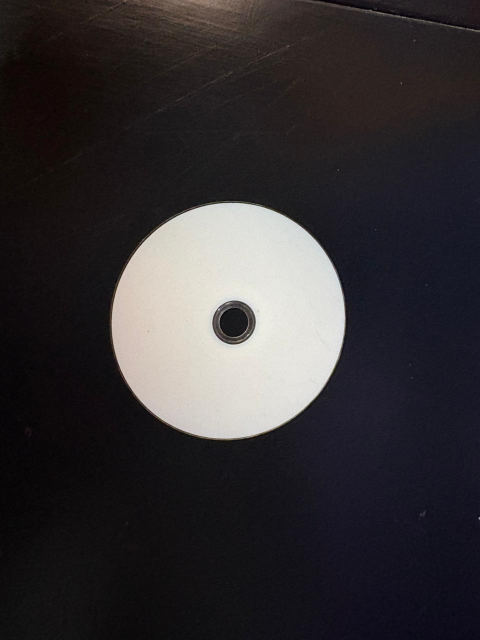
#> input picture TP2/TP2vCosasReales/refs/CD.jpeg, 960 x 1280 px (shown at 1/2 size)
$ python detector_objetos_reales.py
#> lines starting #> are read from the running program, lines starting #| are printed output that depends on the picture; after the words box and inside, x2 and y2 are one past the last pixel; in counts of white or black regions, pixels touching at a corner belong together
"""Detector didáctico de objetos reales por contorno.

Usa la webcam y las imágenes de ``refs/`` como referencias.  No requiere
modelo entrenado: reconoce únicamente las clases cuya silueta se parezca a
una de las referencias (teléfono, mate y mouse en esta primera versión).

Controles:
  Umbral binario  : separa objeto y fondo en la webcam.
  Morfologia      : tamaño del elemento estructural (0 la desactiva).
  Area min x100   : descarta regiones pequeñas antes de clasificar.
  Distancia x100  : tolerancia máxima de ``matchShapes``.
  Umbral refs     : vuelve a extraer las siluetas de las fotos de referencia.

Teclas: q o ESC para salir.
"""

from pathlib import Path
import sys

import cv2
import numpy as np


BASE_DIR = Path(__file__).resolve().parent
REFS_DIR = BASE_DIR / "refs"

COLORES = [
    (50, 200, 50),
    (255, 150, 30),
    (30, 130, 255),
    (200, 30, 200),
]
COLOR_DESCONOCIDO = (0, 0, 220)


def extraer_contorno_referencia(ruta: Path, umbral: int):
    # Obtiene contorno exterior y proporcion del mayor agujero interno.
    imagen = cv2.imread(str(ruta))
    if imagen is None:
        return None

    gris = cv2.cvtColor(imagen, cv2.COLOR_BGR2GRAY)
    # Fondo negro y objeto claro: el objeto debe quedar blanco.
    _, binaria = cv2.threshold(gris, umbral, 255, cv2.THRESH_BINARY)
    contornos, jerarquia = cv2.findContours(
        binaria, cv2.RETR_CCOMP, cv2.CHAIN_APPROX_SIMPLE
    )
    if not contornos or jerarquia is None:
        return None

    externos = [i for i, h in enumerate(jerarquia[0]) if h[3] == -1]
    indice = max(externos, key=lambda i: cv2.contourArea(contornos[i]))
    area = max(cv2.contourArea(contornos[indice]), 1.0)
    hijos = [i for i, h in enumerate(jerarquia[0]) if h[3] == indice]
    proporcion_agujero = max(
        (cv2.contourArea(contornos[i]) for i in hijos), default=0.0
    ) / area
    return contornos[indice], proporcion_agujero


def cargar_referencias(umbral: int) -> dict:
    referencias = {}
    extensiones = {".png", ".jpg", ".jpeg", ".bmp"}
    for ruta in sorted(REFS_DIR.iterdir() if REFS_DIR.exists() else []):
        if ruta.suffix.lower() not in extensiones:
            continue
        datos = extraer_contorno_referencia(ruta, umbral)
        if datos is not None:
            contorno, proporcion_agujero = datos
            referencias[ruta.stem] = {
                "contorno": contorno,
                "proporcion_agujero": proporcion_agujero,
            }
    return referencias


def procesar_frame(frame, referencias, umbral, morfologia, area_min, dist_max):
    # Ejecuta las etapas y usa el agujero central como señal extra del CD.
    gris = cv2.cvtColor(frame, cv2.COLOR_BGR2GRAY)
    # Fondo negro y objetos claros: las regiones de interes quedan blancas.
    _, binaria = cv2.threshold(gris, umbral, 255, cv2.THRESH_BINARY)

    morfologica = binaria.copy()
    if morfologia > 0:
        lado = 2 * morfologia + 1
        kernel = cv2.getStructuringElement(cv2.MORPH_ELLIPSE, (lado, lado))
        morfologica = cv2.morphologyEx(morfologica, cv2.MORPH_CLOSE, kernel)
        morfologica = cv2.morphologyEx(morfologica, cv2.MORPH_OPEN, kernel)

    contornos, jerarquia = cv2.findContours(
        morfologica, cv2.RETR_CCOMP, cv2.CHAIN_APPROX_SIMPLE
    )
    if jerarquia is None:
        contornos, jerarquia = [], np.empty((1, 0, 4), dtype=np.int32)
    externos = [
        i for i, h in enumerate(jerarquia[0])
        if h[3] == -1 and cv2.contourArea(contornos[i]) >= area_min
    ]

    mascara_segmentada = np.zeros_like(morfologica)
    vista_contornos = cv2.cvtColor(morfologica, cv2.COLOR_GRAY2BGR)
    for indice in externos:
        cv2.drawContours(mascara_segmentada, contornos, indice, 255, cv2.FILLED)
        cv2.drawContours(vista_contornos, contornos, indice, (0, 255, 255), 2)
        hijos = [i for i, h in enumerate(jerarquia[0]) if h[3] == indice]
        for hijo in hijos:
            cv2.drawContours(mascara_segmentada, contornos, hijo, 0, cv2.FILLED)
            cv2.drawContours(vista_contornos, contornos, hijo, (255, 0, 255), 2)

    resultado = frame.copy()
    nombres = list(referencias)
    for indice in externos:
        contorno = contornos[indice]
        area = max(cv2.contourArea(contorno), 1.0)
        hijos = [i for i, h in enumerate(jerarquia[0]) if h[3] == indice]
        proporcion_agujero = max(
            (cv2.contourArea(contornos[i]) for i in hijos), default=0.0
        ) / area

        nombre, distancia = None, float("inf")
        for candidato, datos in referencias.items():
            # El CD debe tener un agujero central de proporcion comparable.
            diferencia_agujero = abs(
                proporcion_agujero - datos["proporcion_agujero"]
            )
            if candidato.lower() == "cd" and diferencia_agujero > 0.015:
                continue
            valor = cv2.matchShapes(
                contorno, datos["contorno"], cv2.CONTOURS_MATCH_I2, 0
            )
            if valor < distancia:
                nombre, distancia = candidato, valor

        x, y, ancho, alto = cv2.boundingRect(contorno)
        if nombre is not None and distancia <= dist_max:
            color = COLORES[nombres.index(nombre) % len(COLORES)]
            detalle = f"  h={proporcion_agujero:.2f}" if nombre.lower() == "cd" else ""
            etiqueta = f"{nombre}{detalle}  d={distancia:.3f}"
        else:
            color = COLOR_DESCONOCIDO
            etiqueta = f"desconocido  h={proporcion_agujero:.2f}"

        cv2.rectangle(resultado, (x, y), (x + ancho, y + alto), color, 2)
        for hijo in hijos:
            cv2.drawContours(resultado, contornos, hijo, (255, 0, 255), 2)
        cv2.putText(
            resultado, etiqueta, (x, max(22, y - 8)),
            cv2.FONT_HERSHEY_SIMPLEX, 0.65, color, 2, cv2.LINE_AA,
        )

    return {
        "Original": frame,
        "1. Monocromatica": gris,
        "2. Binaria": binaria,
        "3. Morfologia": morfologica,
        "4. Segmentacion": mascara_segmentada,
        "5. Contornos": vista_contornos,
        "6. Clasificacion": resultado,
    }


def panel(titulo: str, imagen: np.ndarray, ancho=360, alto=250):
    """Prepara una imagen con título y tamaño uniforme para el tablero."""
    if imagen.ndim == 2:
        imagen = cv2.cvtColor(imagen, cv2.COLOR_GRAY2BGR)

    factor = min(ancho / imagen.shape[1], (alto - 30) / imagen.shape[0])
    nuevo = cv2.resize(imagen, None, fx=factor, fy=factor)
    lienzo = np.full((alto, ancho, 3), 238, dtype=np.uint8)
    y = 30 + (alto - 30 - nuevo.shape[0]) // 2
    x = (ancho - nuevo.shape[1]) // 2
    lienzo[y:y + nuevo.shape[0], x:x + nuevo.shape[1]] = nuevo
    cv2.putText(lienzo, titulo, (10, 22), cv2.FONT_HERSHEY_SIMPLEX,
                0.58, (25, 25, 25), 2, cv2.LINE_AA)
    return lienzo


def crear_tablero(etapas: dict[str, np.ndarray]):
    vistas = [panel(titulo, imagen) for titulo, imagen in etapas.items()]
    # Original + seis etapas: completa la ultima celda para formar una grilla.
    if len(vistas) % 2:
        vistas.append(np.full((250, 360, 3), 238, dtype=np.uint8))
    filas = [np.hstack(vistas[i:i + 2]) for i in range(0, len(vistas), 2)]
    return np.vstack(filas)


def main():
    ventana_config = "Controles"
    ventana_proceso = "Proceso de reconocimiento"

    cap = cv2.VideoCapture(0)
    if not cap.isOpened():
        print("ERROR: no se pudo abrir la webcam.")
        sys.exit(1)

    cv2.namedWindow(ventana_config, cv2.WINDOW_NORMAL)
    cv2.resizeWindow(ventana_config, 470, 220)
    cv2.createTrackbar("Umbral binario", ventana_config, 127, 255, lambda _: None)
    cv2.createTrackbar("Morfologia", ventana_config, 2, 20, lambda _: None)
    cv2.createTrackbar("Area min x100", ventana_config, 5, 100, lambda _: None)
    cv2.createTrackbar("Distancia x100", ventana_config, 15, 200, lambda _: None)
    cv2.createTrackbar("Umbral refs", ventana_config, 127, 255, lambda _: None)

    cv2.namedWindow(ventana_proceso, cv2.WINDOW_NORMAL)
    cv2.resizeWindow(ventana_proceso, 900, 900)

    umbral_refs_anterior = None
    referencias = {}
    print("Presiona q o ESC para salir.")

    while True:
        umbral = cv2.getTrackbarPos("Umbral binario", ventana_config)
        morfologia = cv2.getTrackbarPos("Morfologia", ventana_config)
        area_min = max(1, cv2.getTrackbarPos("Area min x100", ventana_config) * 100)
        dist_max = cv2.getTrackbarPos("Distancia x100", ventana_config) / 100.0
        umbral_refs = cv2.getTrackbarPos("Umbral refs", ventana_config)

        # Recalcular sólo cuando cambia el control que afecta las referencias.
        if umbral_refs != umbral_refs_anterior:
            referencias = cargar_referencias(umbral_refs)
#> in extraer_contorno_referencia, imagen is the input picture: shape (1280, 960, 3); mean B, G, R 51.6, 49.2, 52.6
#> in extraer_contorno_referencia, `_, binaria = cv2.threshold(gris, umbral, 255, cv2.THRESH_BINARY)`:
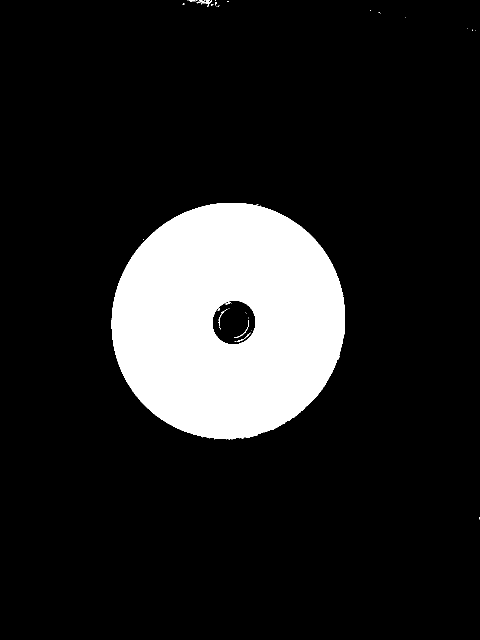
#> binaria: shape (1280, 960) (shown at 1/2 size); 13.7% white; 51 white regions (44 under 20 px)
#> in extraer_contorno_referencia, `contornos, jerarquia = cv2.findContours( binaria, cv2.RETR_CCOMP, cv2...`: contornos = 59 contours, 55 with area under 20; largest, box (x1, y1, x2, y2) and area: (223, 406, 690, 878) 172569, (424, 600, 512, 690) 6058, (403, 0, 424, 9) 51, (474, 665, 501, 684) 25; jerarquia = 59 rows, first 6: [1, -1, -1, -1], [2, 0, -1, -1], [3, 1, -1, -1], [4, 2, -1, -1], [5, 3, -1, -1], [6, 4, -1, -1]
#> in extraer_contorno_referencia, `externos = [i for i, h in enumerate(jerarquia[0]) if h[3] == -1]`: externos = 51 values from 0 to 58
#> in extraer_contorno_referencia, `indice = max(externos, key=lambda i: cv2.contourArea(contornos[i]))`: indice = 29
#> in extraer_contorno_referencia, `area = max(cv2.contourArea(contornos[indice]), 1.0)`: area = 172569
#> in extraer_contorno_referencia, `hijos = [i for i, h in enumerate(jerarquia[0]) if h[3] == indice]`: hijos = [30, 31, 32, 33, 34, 35, 36]
#> in extraer_contorno_referencia, `proporcion_agujero = max( (cv2.contourArea(contornos[i]) for i in hijo..`: proporcion_agujero = 0.0351
#> in cargar_referencias, `datos = extraer_contorno_referencia(ruta, umbral)`: datos = 2 items, first 2: contour of 699 points, box (x1, y1, x2, y2) (223, 406, 690, 878), area 172569, 0.0351
#> in cargar_referencias, `contorno, proporcion_agujero = datos`: contorno = contour of 699 points, box (x1, y1, x2, y2) (223, 406, 690, 878), area 172569; proporcion_agujero = 0.0351
#> referencias = 4 items
            umbral_refs_anterior = umbral_refs
            print(f"Referencias activas: {list(referencias)}")
#| Referencias activas: ['CD', 'CD2', 'Flor', 'Huevo2']

        ok, frame = cap.read()
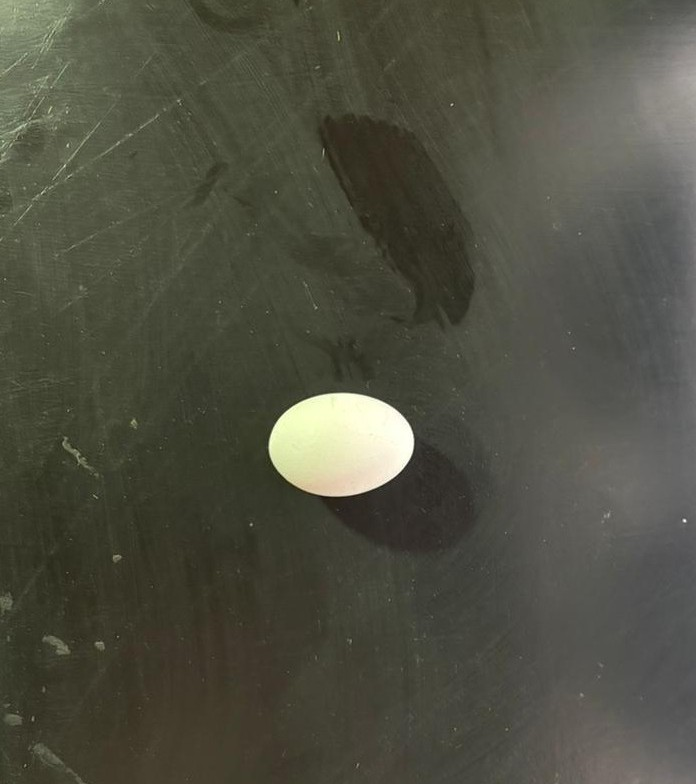
#> input picture TP2/TP2vCosasReales/refs/Huevo2.jpeg, 696 x 784 px, given in place of the camera
#> frame is the input picture: shape (784, 696, 3); mean B, G, R 66.1, 79.5, 79.2
        if not ok:
            print("ERROR: no se pudo leer un cuadro de la webcam.")
            break

        etapas = procesar_frame(
            frame, referencias, umbral, morfologia, area_min, dist_max
        )
#> in procesar_frame, `_, binaria = cv2.threshold(gris, umbral, 255, cv2.THRESH_BINARY)`: binaria: shape (784, 696); 3.9% white; 172 white regions (158 under 20 px), largest, box (x1, y1, x2, y2) and area: (268, 393, 414, 497) 11819, (638, 33, 696, 201) 5311, (0, 0, 75, 57) 2654
#> in procesar_frame, `morfologica = cv2.morphologyEx(morfologica, cv2.MORPH_CLOSE, kernel)`: morfologica: shape (784, 696); 4.1% white; 94 white regions (80 under 20 px), largest, box (x1, y1, x2, y2) and area: (268, 393, 414, 497) 11819, (638, 29, 696, 201) 5504, (0, 0, 75, 80) 3607
#> in procesar_frame, `morfologica = cv2.morphologyEx(morfologica, cv2.MORPH_OPEN, kernel)`:
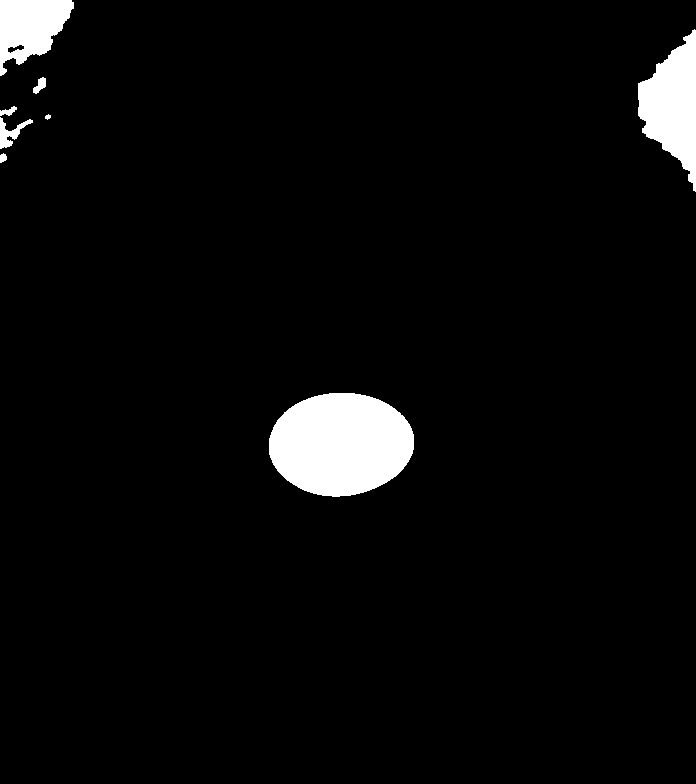
#> morfologica: shape (784, 696); 3.9% white; 8 white regions
#> in procesar_frame, `contornos, jerarquia = cv2.findContours( morfologica, cv2.RETR_CCOMP, ..`: contornos = 9 contours, 1 with area under 20; largest, box (x1, y1, x2, y2) and area: (269, 393, 414, 497) 11637, (638, 29, 696, 192) 5256, (0, 0, 74, 76) 3472, (0, 117, 33, 149) 323, (33, 77, 46, 94) 102, (7, 44, 25, 54) 82, (0, 106, 17, 116) 69, (0, 153, 7, 163) 40; jerarquia = [[1, -1, -1, -1], [2, 0, -1, -1], [3, 1, -1, -1], [4, 2, -1, -1], [5, 3, -1, -1], [6, 4, -1, -1], [7, 5, -1, -1], [-1, 6, 8, -1], [-1, -1, -1, 7]]
#> in procesar_frame, `externos = [ i for i, h in enumerate(jerarquia[0]) if h[3] == -1 and c..`: externos = [0, 6, 7]
#> in procesar_frame, `vista_contornos = cv2.cvtColor(morfologica, cv2.COLOR_GRAY2BGR)`: vista_contornos: shape (784, 696, 3); 3.9% white; 8 white regions, largest, box (x1, y1, x2, y2) and area: (269, 393, 414, 497) 11816, (638, 29, 696, 192) 5450, (0, 0, 74, 76) 3550
#> the loop in procesar_frame, `for indice in externos:` made 3 passes
#> indice on pass 2: 6
#> (indice, hijos) on pass 3: (7, [8])
#> after the loop in procesar_frame, `for indice in externos:`: mascara_segmentada: shape (784, 696); 3.8% white; 3 white regions, box (x1, y1, x2, y2) and area: (269, 393, 414, 497) 11816, (638, 29, 696, 192) 5450, (0, 0, 74, 76) 3511
#> after the loop in procesar_frame, `for indice in externos:`:
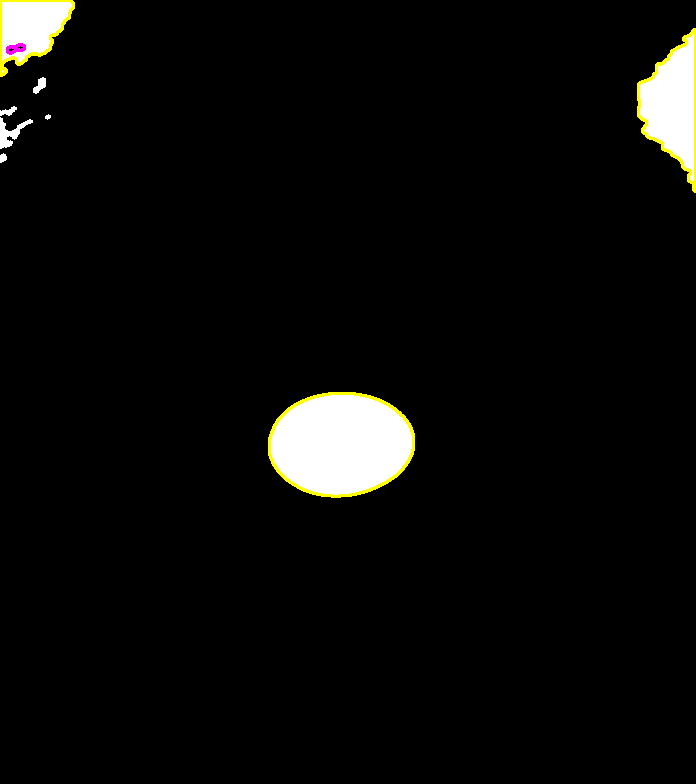
#> vista_contornos: shape (784, 696, 3); mean B, G, R 9, 10.4, 10.5
#> in procesar_frame, `nombres = list(referencias)`: nombres = ['CD', 'CD2', 'Flor', 'Huevo2']
#> the loop in procesar_frame, `for indice in externos:` made 3 passes
#> (indice, area, hijos, proporcion_agujero, x, y, ancho, alto) on pass 3: (7, 3472.5, [8], 0.0235, 0, 0, 74, 76)
#> (area, proporcion_agujero, x, y, ancho, alto, color, detalle) on pass 1: (11637, 0, 269, 393, 145, 104, (200, 30, 200), '')
#> after the loop in procesar_frame, `for indice in externos:`:
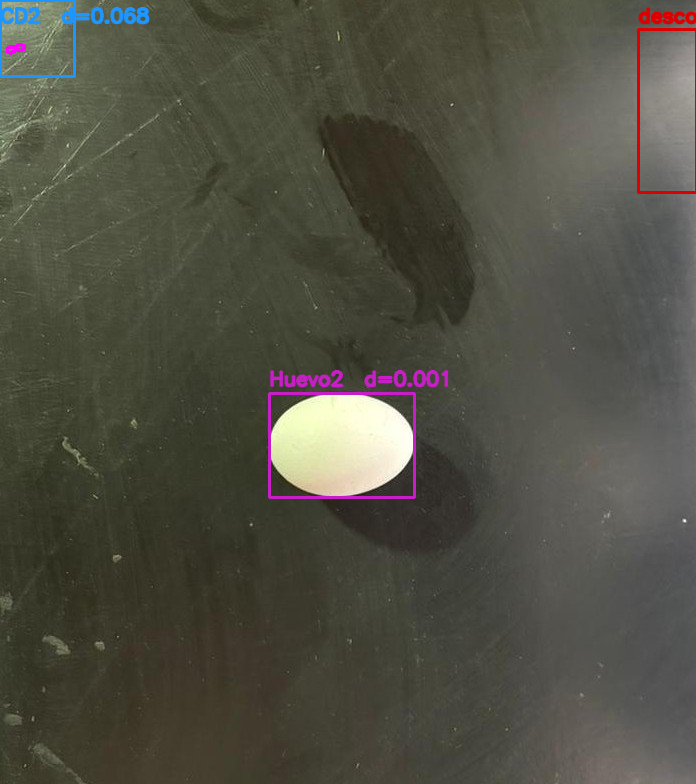
#> resultado: shape (784, 696, 3); 1.42% of pixels changed, all inside (x1, y1, x2, y2) = (0, 0, 696, 499)
#> etapas = 7 items
        cv2.imshow(ventana_proceso, crear_tablero(etapas))
#> in panel (call 7), `cv2.putText(lienzo, titulo, (10, 22), cv2.FONT_HERSHEY_SIMPLEX, 0.58, ..`:
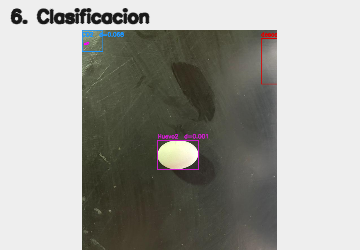
#> lienzo: shape (250, 360, 3); mean B, G, R 153.8, 159.4, 159.8
#> in crear_tablero, `filas = [np.hstack(vistas[i:i + 2]) for i in range(0, len(vistas), 2)]`: filas = 4 items
#> in crear_tablero, `return np.vstack(filas)`:
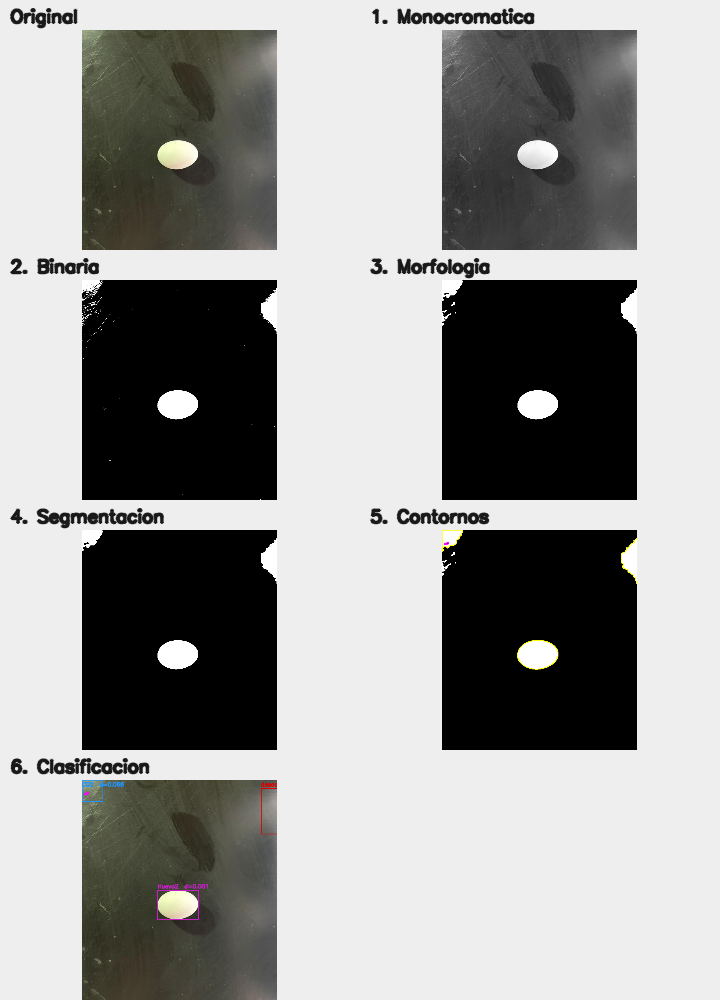
#> returned value: shape (1000, 720, 3); mean of channels 0, 1, 2 151.5, 153.1, 153.1; drawn as B, G, R

        tecla = cv2.waitKey(1) & 0xFF
#> (key q is pressed here)
        if tecla in (27, ord("q")):
            break

    cap.release()
    cv2.destroyAllWindows()


if __name__ == "__main__":
    main()
